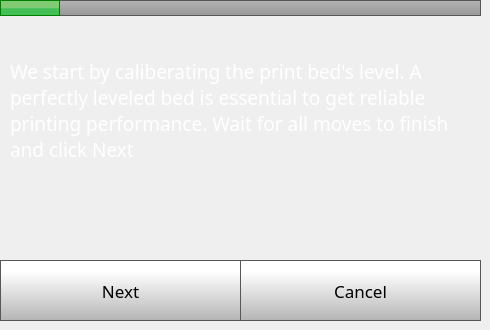
    <widget class="QWidget" name="step1Page">
     <widget class="QLabel" name="caliberateLabel_6">
      <property name="geometry">
       <rect>
        <x>10</x>
        <y>20</y>
        <width>461</width>
        <height>181</height>
       </rect>
      </property>
      <property name="font">
       <font>
        <family>Gotham</family>
        <pointsize>14</pointsize>
        <weight>50</weight>
        <bold>false</bold>
       </font>
      </property>
      <property name="styleSheet">
       <string notr="true">color: rgb(255, 255, 255);</string>
      </property>
      <property name="text">
       <string>We start by caliberating the print bed's level. A perfectly leveled bed is essential to get reliable printing performance. Wait for all moves to finish and click Next</string>
      </property>
      <property name="wordWrap">
       <bool>true</bool>
      </property>
     </widget>
     <widget class="QPushButton" name="step1NextButton">
      <property name="geometry">
       <rect>
        <x>0</x>
        <y>260</y>
        <width>241</width>
        <height>61</height>
       </rect>
      </property>
      <property name="font">
       <font>
        <family>Gotham</family>
        <pointsize>13</pointsize>
       </font>
      </property>
      <property name="styleSheet">
       <string notr="true">QPushButton {
     border: 1px solid rgb(87, 87, 87);
	background-color: qlineargradient(spread:pad, x1:0, y1:1, x2:0, y2:0.188, stop:0 rgba(180, 180, 180, 255), stop:1 rgba(255, 255, 255, 255));


}

QPushButton:pressed {
    background-color: qlineargradient(x1: 0, y1: 0, x2: 0, y2: 1,
                                      stop: 0 #dadbde, stop: 1 #f6f7fa);
}

QPushButton:flat {
    border: none; /* no border for a flat push button */
}

QPushButton:default {
    border-color: navy; /* make the default button prominent */
}

QPushButton:focus {
	outline: none;
}</string>
      </property>
      <property name="text">
       <string>Next</string>
      </property>
      <property name="iconSize">
       <size>
        <width>40</width>
        <height>40</height>
       </size>
      </property>
     </widget>
     <widget class="QPushButton" name="step1CancelButton">
      <property name="geometry">
       <rect>
        <x>240</x>
        <y>260</y>
        <width>241</width>
        <height>61</height>
       </rect>
      </property>
      <property name="font">
       <font>
        <family>Gotham</family>
        <pointsize>13</pointsize>
       </font>
      </property>
      <property name="styleSheet">
       <string notr="true">QPushButton {
     border: 1px solid rgb(87, 87, 87);
	background-color: qlineargradient(spread:pad, x1:0, y1:1, x2:0, y2:0.188, stop:0 rgba(180, 180, 180, 255), stop:1 rgba(255, 255, 255, 255));


}

QPushButton:pressed {
    background-color: qlineargradient(x1: 0, y1: 0, x2: 0, y2: 1,
                                      stop: 0 #dadbde, stop: 1 #f6f7fa);
}

QPushButton:flat {
    border: none; /* no border for a flat push button */
}

QPushButton:default {
    border-color: navy; /* make the default button prominent */
}

QPushButton:focus {
	outline: none;
}</string>
      </property>
      <property name="text">
       <string>Cancel</string>
      </property>
      <property name="iconSize">
       <size>
        <width>40</width>
        <height>40</height>
       </size>
      </property>
     </widget>
     <widget class="QLabel" name="printPreviewSelected_3">
      <property name="geometry">
       <rect>
        <x>160</x>
        <y>110</y>
        <width>150</width>
        <height>150</height>
       </rect>
      </property>
      <property name="styleSheet">
       <string notr="true">background-color: rgba(255, 255, 255, 0);</string>
      </property>
      <property name="text">
       <string/>
      </property>
      <property name="scaledContents">
       <bool>true</bool>
      </property>
     </widget>
     <widget class="QLabel" name="caliberateLabel_16">
      <property name="geometry">
       <rect>
        <x>0</x>
        <y>0</y>
        <width>481</width>
        <height>16</height>
       </rect>
      </property>
      <property name="font">
       <font>
        <family>Gotham</family>
        <pointsize>14</pointsize>
        <weight>50</weight>
        <bold>false</bold>
       </font>
      </property>
      <property name="styleSheet">
       <string notr="true">    border: 1px solid rgb(87, 87, 87);
 /*  border-bottom-left-radius: 10px;
 border-bottom-right-radius: 10px;*/
	background-color: qlineargradient(spread:pad, x1:0, y1:1, x2:0, y2:0, stop:0 rgba(150, 150, 150, 255), stop:1 rgba(180, 180, 180, 255));</string>
      </property>
      <property name="text">
       <string/>
      </property>
     </widget>
     <widget class="QLabel" name="caliberateLabel_5">
      <property name="geometry">
       <rect>
        <x>0</x>
        <y>0</y>
        <width>60</width>
        <height>16</height>
       </rect>
      </property>
      <property name="font">
       <font>
        <family>Gotham</family>
        <pointsize>14</pointsize>
        <weight>50</weight>
        <bold>false</bold>
       </font>
      </property>
      <property name="styleSheet">
       <string notr="true">	background-color: qlineargradient(spread:pad, x1:0, y1:0.523, x2:0, y2:0.534, stop:0 rgba(130, 203, 117, 255), stop:1 rgba(66, 191, 85, 255));
border: 1px solid green;</string>
      </property>
      <property name="text">
       <string/>
      </property>
     </widget>
     <zorder>caliberateLabel_16</zorder>
     <zorder>caliberateLabel_6</zorder>
     <zorder>step1NextButton</zorder>
     <zorder>step1CancelButton</zorder>
     <zorder>printPreviewSelected_3</zorder>
     <zorder>caliberateLabel_5</zorder>
    </widget>
